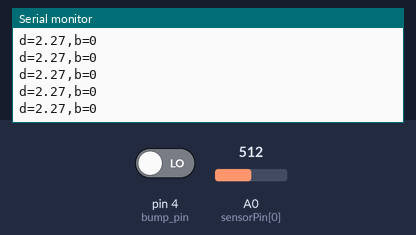
The sketch below on a simulated Arduino Uno, built with avr-gcc and run on an emulated ATmega328P. Parts: the last lines printed to the serial monitor. The test bench sets the inputs (shaded band); at power-on: A0 (sensorPin[0]) = 512, pin 4 (bump_pin) LOW.

Above: at 1.2 s.
1.3 s: A0 (sensorPin[0]) set to 716
At 1.34 s:
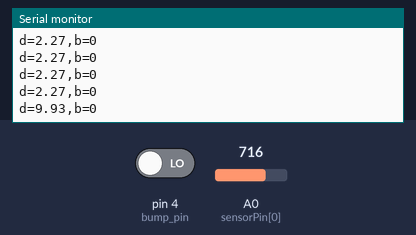
2.8 s: pin 4 (bump_pin) driven HIGH
At 2.84 s:
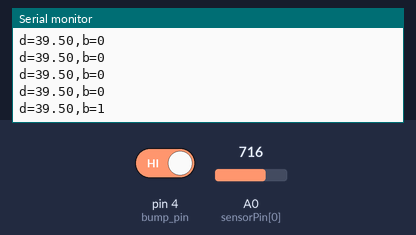
4.3 s: A0 (sensorPin[0]) set to 900
At 4.34 s:
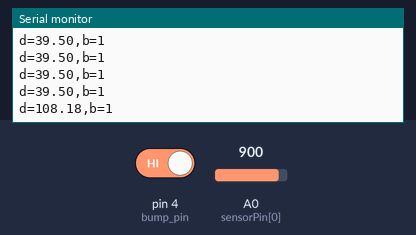
5.8 s: pin 4 (bump_pin) driven LOW
At 5.84 s:
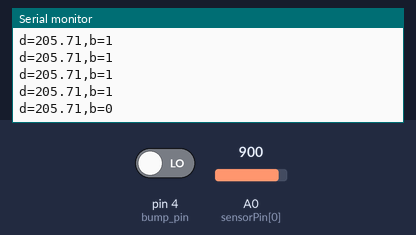
Timing chart, 0 to 8.3 s (numbered marks = the images above; inputs shaded):
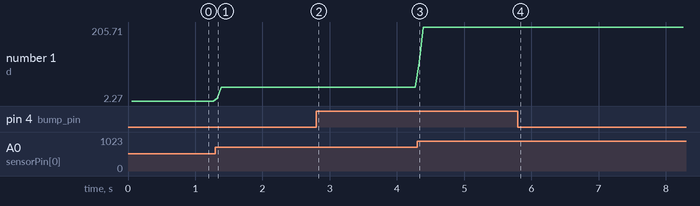

Measured:
- after the input at 1.3 s, the serial monitor: prints a new line at once (image 1)
- after the input at 2.8 s, the serial monitor: prints a new line at once (image 2)
- after the input at 4.3 s, the serial monitor: prints a new line at once (image 3)
- after the input at 5.8 s, the serial monitor: prints a new line at once (image 4)
- plotted number 1: 2.27 → 39.5 after the input at 1.3 s, 39.5 → 205.71 after the input at 4.3 s

The sketch:

charger_sensor.ino
```cpp
//33.9 + -69.5x + 62.3x^2 + -25.4x^3 + 3.83x^4


const int sensorPin[] = {A0};
float distance[1];//watch video for details https://youtu.be/rdNCIyL6OA8
const int AVERAGE_OF =50;
const float MCU_VOLTAGE = 5.0;

const int bump_pin=4;

void setup()
{
  pinMode(bump_pin, INPUT);
  Serial.begin(9600);
  Serial.println("Sharp GP2Y0A51SK0F");
  Serial.println("ready");
}


void loop(){
  readDistance(0);//read sensor 1
  int b=digitalRead(bump_pin);

  float d=distance[0];
  String data="d="+String(d)+",b="+String(b);
  Serial.println(data);
}


/*
 *  readDistance()
 * @brief reads the the distance from sharp sensor
 * and updates the apropriate sensor's value
 * @param "sensor" is integer

 * @return none
 * Written by Ahmad Shamshiri for robojax.com
 * on July 09, 2020 in Ajax, Ontario, Canada
 */
void readDistance(int sensor)
{
  //Robojax.com code for sharp IR sensor
      float voltage_temp_average=0;

      for(int i=0; i < AVERAGE_OF; i++)
    {
      int sensorValue = analogRead(sensorPin[sensor] );
      delay(1);
      voltage_temp_average +=sensorValue * (MCU_VOLTAGE / 1023.0);

    }
     voltage_temp_average /= AVERAGE_OF;

  // eqution of the fitting curve
  ////33.9 + -69.5x + 62.3x^2 + -25.4x^3 + 3.83x^4
  distance[sensor] = 33.9 + -69.5*(voltage_temp_average) + 62.3*pow(voltage_temp_average,2) + -25.4*pow(voltage_temp_average,3) + 3.83*pow(voltage_temp_average,4);

     //Robojax.com code for sharp IR sensor
}//readDistance
```
